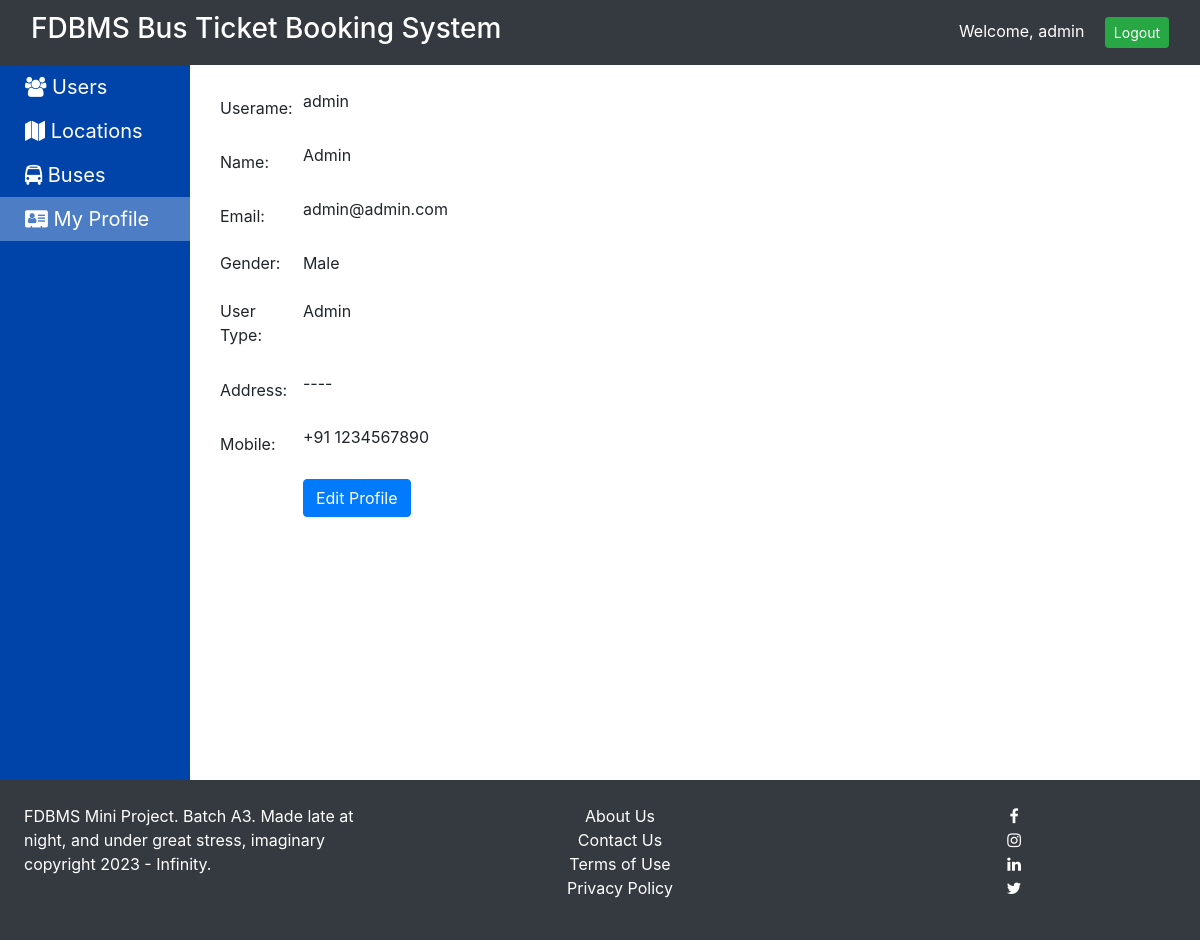
The app's page /profile.php (signed in) with its own data.
### tables this page shows
CREATE TABLE `users` (
  `id` int(5) NOT NULL,
  `uname` varchar(20) NOT NULL,
  `name` varchar(25) NOT NULL,
  `email` varchar(40) NOT NULL,
  `password` varchar(25) NOT NULL,
  `gender` enum('Male','Female','Other') NOT NULL,
  `utype` enum('Admin','Owner','Passenger') NOT NULL,
  `address` varchar(120) NOT NULL,
  `mobile` varchar(10) NOT NULL
);

### profile.php (the view, shortened to what this page needs)
<?php
include 'inc/basic_template.php';
$conn = initDB();
$res = $conn->query("select * from users where id=" . $_SESSION['user']['id']);
$userinfo = $res->fetch_assoc();
if ($_SESSION['user']['utype'] == "Admin")
	t_admin_sidebar();
elseif ($_SESSION['user']['utype'] == "Owner")
	t_owner_sidebar();
else
	t_sidebar();
?>
<div class="form-group row">
	<label for="uname" class="col-sm-1 col-form-label">Userame: </label>
	<div class="col-sm-9">
		<?php echo $_SESSION['user']['uname']; ?>
	</div>
</div>
<div class="form-group row">
	<label for="name" class="col-sm-1 col-form-label">Name: </label>
	<div class="col-sm-9">
		<?php echo $userinfo['name']; ?>
	</div>
</div>
<div class="form-group row">
	<label for="email" class="col-sm-1 col-form-label">Email: </label>
	<div class="col-sm-9">
		<?php echo $userinfo['email']; ?>
	</div>
</div>
<div class="form-group row">
	<label class="col-form-legend col-sm-1" for="gender">Gender: </label>
	<div class="col-sm-9">
		<?php echo $userinfo['gender']; ?>
	</div>
</div>
<div class="form-group row">
	<label class="col-form-legend col-sm-1" for="utype">User Type: </label>
	<div class="col-sm-9">
		<?php echo $_SESSION['user']['utype']; ?>
	</div>
</div>
<div class="form-group row">
	<label for="address" class="col-sm-1 col-form-label">Address: </label>
	<div class="col-sm-9">
		<?php echo $userinfo['address']; ?>
	</div>
</div>
<div class="form-group row">
	<label for="mobile" class="col-sm-1 col-form-label">Mobile: </label>
	<div class="col-sm-9 input-group">
		+91
		<?php echo $userinfo['mobile']; ?>
	</div>
</div>
<div class="form-group row">
	<div class="offset-sm-1 col-sm-10">
		<button id="editButton" class="btn btn-primary" onclick="$('#editModal').show()">Edit Profile</button>
	</div>
</div>
<br>

### css/style.css (style rules this page uses)
body { padding-top: 65px; }

### records on screen
users: name "Admin", email "admin@admin.com", gender "Male", address "----", mobile "1234567890"

### other values on screen
$_SESSION['user']['uname'] "admin"
$_SESSION['user']['utype'] "Admin"
